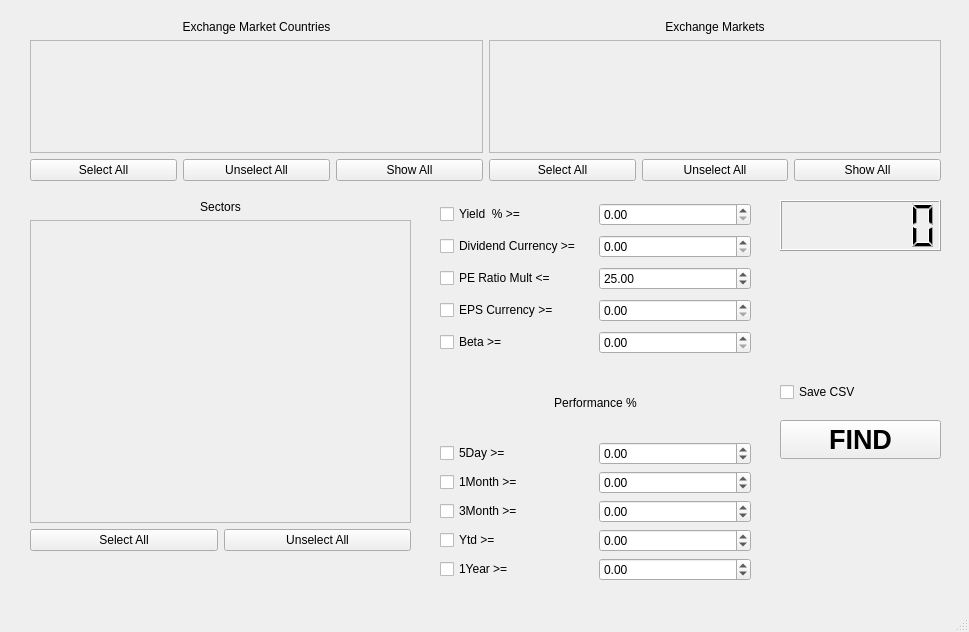
<?xml version="1.0" encoding="UTF-8"?>
<ui version="4.0">
 <class>MainWindow</class>
 <widget class="QMainWindow" name="MainWindow">
  <property name="geometry">
   <rect>
    <x>0</x>
    <y>0</y>
    <width>969</width>
    <height>632</height>
   </rect>
  </property>
  <property name="windowTitle">
   <string>Stocks Analyzer</string>
  </property>
  <widget class="QWidget" name="centralwidget">
   <widget class="QWidget" name="horizontalLayoutWidget">
    <property name="geometry">
     <rect>
      <x>30</x>
      <y>20</y>
      <width>911</width>
      <height>161</height>
     </rect>
    </property>
    <layout class="QHBoxLayout" name="horizontalLayout">
     <item>
      <layout class="QVBoxLayout" name="verticalLayout">
       <item>
        <widget class="QLabel" name="label">
         <property name="text">
          <string>Exchange Market Countries</string>
         </property>
         <property name="alignment">
          <set>Qt::AlignCenter</set>
         </property>
        </widget>
       </item>
       <item>
        <widget class="QScrollArea" name="scrollArea">
         <property name="widgetResizable">
          <bool>true</bool>
         </property>
         <widget class="QWidget" name="countriesContents">
          <property name="geometry">
           <rect>
            <x>0</x>
            <y>0</y>
            <width>448</width>
            <height>101</height>
           </rect>
          </property>
         </widget>
        </widget>
       </item>
       <item>
        <layout class="QHBoxLayout" name="horizontalLayout_2">
         <item>
          <widget class="QPushButton" name="selAllCountries">
           <property name="text">
            <string>Select All</string>
           </property>
          </widget>
         </item>
         <item>
          <widget class="QPushButton" name="unSelAllCountries">
           <property name="text">
            <string>Unselect All</string>
           </property>
          </widget>
         </item>
         <item>
          <widget class="QPushButton" name="showAllCountries">
           <property name="text">
            <string>Show All</string>
           </property>
          </widget>
         </item>
        </layout>
       </item>
      </layout>
     </item>
     <item>
      <layout class="QVBoxLayout" name="verticalLayout_3">
       <item>
        <widget class="QLabel" name="label_4">
         <property name="text">
          <string>Exchange Markets</string>
         </property>
         <property name="alignment">
          <set>Qt::AlignCenter</set>
         </property>
        </widget>
       </item>
       <item>
        <widget class="QScrollArea" name="scrollArea_2">
         <property name="widgetResizable">
          <bool>true</bool>
         </property>
         <widget class="QWidget" name="marketContents">
          <property name="geometry">
           <rect>
            <x>0</x>
            <y>0</y>
            <width>447</width>
            <height>101</height>
           </rect>
          </property>
         </widget>
        </widget>
       </item>
       <item>
        <layout class="QHBoxLayout" name="horizontalLayout_3">
         <item>
          <widget class="QPushButton" name="selAllMarkets">
           <property name="text">
            <string>Select All</string>
           </property>
          </widget>
         </item>
         <item>
          <widget class="QPushButton" name="unSelAllMarkets">
           <property name="text">
            <string>Unselect All</string>
           </property>
          </widget>
         </item>
         <item>
          <widget class="QPushButton" name="showAllMarkets">
           <property name="text">
            <string>Show All</string>
           </property>
          </widget>
         </item>
        </layout>
       </item>
      </layout>
     </item>
    </layout>
   </widget>
   <widget class="QLCDNumber" name="quoteCount">
    <property name="geometry">
     <rect>
      <x>780</x>
      <y>200</y>
      <width>161</width>
      <height>51</height>
     </rect>
    </property>
    <property name="digitCount">
     <number>6</number>
    </property>
    <property name="intValue" stdset="0">
     <number>0</number>
    </property>
   </widget>
   <widget class="QWidget" name="layoutWidget">
    <property name="geometry">
     <rect>
      <x>780</x>
      <y>370</y>
      <width>161</width>
      <height>101</height>
     </rect>
    </property>
    <layout class="QVBoxLayout" name="verticalLayout_7">
     <item>
      <widget class="QCheckBox" name="doSaveCSV">
       <property name="text">
        <string>Save CSV</string>
       </property>
      </widget>
     </item>
     <item>
      <widget class="QPushButton" name="makeData">
       <property name="font">
        <font>
         <pointsize>20</pointsize>
         <bold>true</bold>
        </font>
       </property>
       <property name="text">
        <string>FIND</string>
       </property>
      </widget>
     </item>
    </layout>
   </widget>
   <widget class="QWidget" name="layoutWidget">
    <property name="geometry">
     <rect>
      <x>440</x>
      <y>200</y>
      <width>311</width>
      <height>161</height>
     </rect>
    </property>
    <layout class="QVBoxLayout" name="verticalLayout_8">
     <item>
      <layout class="QHBoxLayout" name="horizontalLayout_10">
       <item>
        <widget class="QCheckBox" name="yieldCheck">
         <property name="text">
          <string>Yield  % &gt;=</string>
         </property>
        </widget>
       </item>
       <item>
        <widget class="QDoubleSpinBox" name="yieldMin">
         <property name="maximum">
          <double>99.000000000000000</double>
         </property>
         <property name="singleStep">
          <double>0.100000000000000</double>
         </property>
         <property name="value">
          <double>0.000000000000000</double>
         </property>
        </widget>
       </item>
      </layout>
     </item>
     <item>
      <layout class="QHBoxLayout" name="horizontalLayout_13">
       <item>
        <widget class="QCheckBox" name="dividendCheck">
         <property name="text">
          <string>Dividend Currency &gt;=</string>
         </property>
        </widget>
       </item>
       <item>
        <widget class="QDoubleSpinBox" name="dividendMin">
         <property name="maximum">
          <double>1000000.000000000000000</double>
         </property>
         <property name="singleStep">
          <double>1.000000000000000</double>
         </property>
         <property name="value">
          <double>0.000000000000000</double>
         </property>
        </widget>
       </item>
      </layout>
     </item>
     <item>
      <layout class="QHBoxLayout" name="horizontalLayout_11">
       <item>
        <widget class="QCheckBox" name="peRatioCheck">
         <property name="text">
          <string>PE Ratio Mult &lt;=</string>
         </property>
        </widget>
       </item>
       <item>
        <widget class="QDoubleSpinBox" name="peRatioMax">
         <property name="maximum">
          <double>999.000000000000000</double>
         </property>
         <property name="singleStep">
          <double>1.000000000000000</double>
         </property>
         <property name="value">
          <double>25.000000000000000</double>
         </property>
        </widget>
       </item>
      </layout>
     </item>
     <item>
      <layout class="QHBoxLayout" name="horizontalLayout_12">
       <item>
        <widget class="QCheckBox" name="epsCheck">
         <property name="text">
          <string>EPS Currency &gt;=</string>
         </property>
        </widget>
       </item>
       <item>
        <widget class="QDoubleSpinBox" name="epsMin">
         <property name="maximum">
          <double>1000000.000000000000000</double>
         </property>
         <property name="singleStep">
          <double>1.000000000000000</double>
         </property>
         <property name="value">
          <double>0.000000000000000</double>
         </property>
        </widget>
       </item>
      </layout>
     </item>
     <item>
      <layout class="QHBoxLayout" name="horizontalLayout_19">
       <item>
        <widget class="QCheckBox" name="betaCheck">
         <property name="text">
          <string>Beta &gt;=</string>
         </property>
        </widget>
       </item>
       <item>
        <widget class="QDoubleSpinBox" name="betaMin">
         <property name="maximum">
          <double>100.000000000000000</double>
         </property>
         <property name="singleStep">
          <double>0.100000000000000</double>
         </property>
         <property name="value">
          <double>0.000000000000000</double>
         </property>
        </widget>
       </item>
      </layout>
     </item>
    </layout>
   </widget>
   <widget class="QWidget" name="layoutWidget_2">
    <property name="geometry">
     <rect>
      <x>30</x>
      <y>200</y>
      <width>381</width>
      <height>351</height>
     </rect>
    </property>
    <layout class="QVBoxLayout" name="verticalLayout_9">
     <item>
      <widget class="QLabel" name="label_6">
       <property name="text">
        <string>Sectors</string>
       </property>
       <property name="alignment">
        <set>Qt::AlignCenter</set>
       </property>
      </widget>
     </item>
     <item>
      <widget class="QScrollArea" name="scrollArea_3">
       <property name="widgetResizable">
        <bool>true</bool>
       </property>
       <widget class="QWidget" name="sectorContents">
        <property name="geometry">
         <rect>
          <x>0</x>
          <y>0</y>
          <width>377</width>
          <height>293</height>
         </rect>
        </property>
       </widget>
      </widget>
     </item>
     <item>
      <layout class="QHBoxLayout" name="horizontalLayout_6">
       <item>
        <widget class="QPushButton" name="selAllSectors">
         <property name="text">
          <string>Select All</string>
         </property>
        </widget>
       </item>
       <item>
        <widget class="QPushButton" name="unSelAllSectors">
         <property name="text">
          <string>Unselect All</string>
         </property>
        </widget>
       </item>
      </layout>
     </item>
    </layout>
   </widget>
   <widget class="QWidget" name="layoutWidget_4">
    <property name="geometry">
     <rect>
      <x>440</x>
      <y>370</y>
      <width>311</width>
      <height>211</height>
     </rect>
    </property>
    <layout class="QVBoxLayout" name="verticalLayout_10">
     <item>
      <widget class="QLabel" name="label_2">
       <property name="text">
        <string>Performance %</string>
       </property>
       <property name="alignment">
        <set>Qt::AlignCenter</set>
       </property>
      </widget>
     </item>
     <item>
      <layout class="QHBoxLayout" name="horizontalLayout_14">
       <item>
        <widget class="QCheckBox" name="perf5DayCheck">
         <property name="text">
          <string>5Day &gt;=</string>
         </property>
        </widget>
       </item>
       <item>
        <widget class="QDoubleSpinBox" name="perf5DayMin">
         <property name="minimum">
          <double>-1000.000000000000000</double>
         </property>
         <property name="maximum">
          <double>1000.000000000000000</double>
         </property>
         <property name="singleStep">
          <double>1.000000000000000</double>
         </property>
         <property name="value">
          <double>0.000000000000000</double>
         </property>
        </widget>
       </item>
      </layout>
     </item>
     <item>
      <layout class="QHBoxLayout" name="horizontalLayout_15">
       <item>
        <widget class="QCheckBox" name="perf1MonthCheck">
         <property name="text">
          <string>1Month &gt;=</string>
         </property>
        </widget>
       </item>
       <item>
        <widget class="QDoubleSpinBox" name="perf1MonthMin">
         <property name="minimum">
          <double>-1000.000000000000000</double>
         </property>
         <property name="maximum">
          <double>1000.000000000000000</double>
         </property>
         <property name="singleStep">
          <double>1.000000000000000</double>
         </property>
         <property name="value">
          <double>0.000000000000000</double>
         </property>
        </widget>
       </item>
      </layout>
     </item>
     <item>
      <layout class="QHBoxLayout" name="horizontalLayout_16">
       <item>
        <widget class="QCheckBox" name="perf3MonthCheck">
         <property name="text">
          <string>3Month &gt;=</string>
         </property>
        </widget>
       </item>
       <item>
        <widget class="QDoubleSpinBox" name="perf3MonthMin">
         <property name="minimum">
          <double>-1000.000000000000000</double>
         </property>
         <property name="maximum">
          <double>1000.000000000000000</double>
         </property>
         <property name="singleStep">
          <double>1.000000000000000</double>
         </property>
         <property name="value">
          <double>0.000000000000000</double>
         </property>
        </widget>
       </item>
      </layout>
     </item>
     <item>
      <layout class="QHBoxLayout" name="horizontalLayout_17">
       <item>
        <widget class="QCheckBox" name="perfYtdCheck">
         <property name="text">
          <string>Ytd &gt;=</string>
         </property>
        </widget>
       </item>
       <item>
        <widget class="QDoubleSpinBox" name="perfYtdMin">
         <property name="minimum">
          <double>-1000.000000000000000</double>
         </property>
         <property name="maximum">
          <double>1000.000000000000000</double>
         </property>
         <property name="singleStep">
          <double>1.000000000000000</double>
         </property>
         <property name="value">
          <double>0.000000000000000</double>
         </property>
        </widget>
       </item>
      </layout>
     </item>
     <item>
      <layout class="QHBoxLayout" name="horizontalLayout_18">
       <item>
        <widget class="QCheckBox" name="perf1YearCheck">
         <property name="text">
          <string>1Year &gt;=</string>
         </property>
        </widget>
       </item>
       <item>
        <widget class="QDoubleSpinBox" name="perf1YearMin">
         <property name="minimum">
          <double>-1000.000000000000000</double>
         </property>
         <property name="maximum">
          <double>1000.000000000000000</double>
         </property>
         <property name="singleStep">
          <double>1.000000000000000</double>
         </property>
         <property name="value">
          <double>0.000000000000000</double>
         </property>
        </widget>
       </item>
      </layout>
     </item>
    </layout>
   </widget>
  </widget>
  <widget class="QStatusBar" name="statusbar"/>
  <widget class="QMenuBar" name="menubar">
   <property name="geometry">
    <rect>
     <x>0</x>
     <y>0</y>
     <width>969</width>
     <height>22</height>
    </rect>
   </property>
  </widget>
 </widget>
 <resources/>
 <connections/>
</ui>
